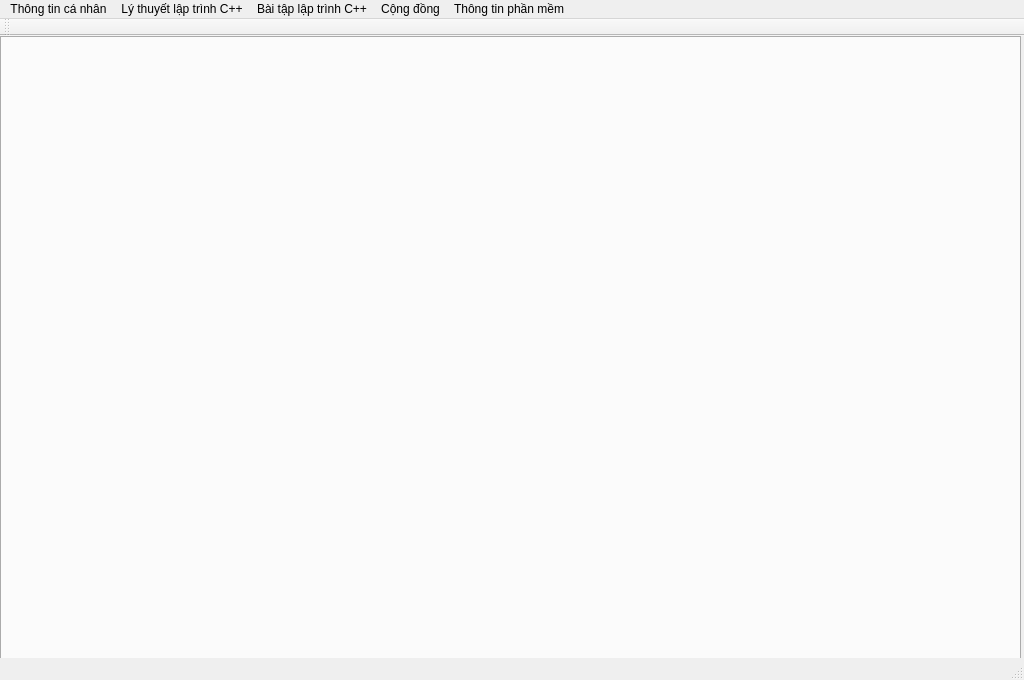
<?xml version="1.0" encoding="UTF-8"?>
<ui version="4.0">
 <class>MainWindow</class>
 <widget class="QMainWindow" name="MainWindow">
  <property name="geometry">
   <rect>
    <x>0</x>
    <y>0</y>
    <width>1024</width>
    <height>680</height>
   </rect>
  </property>
  <property name="windowTitle">
   <string>Phần mềm học lập trình C++</string>
  </property>
  <widget class="QWidget" name="centralWidget">
   <widget class="QTabWidget" name="mainTabWidget">
    <property name="geometry">
     <rect>
      <x>0</x>
      <y>0</y>
      <width>1021</width>
      <height>641</height>
     </rect>
    </property>
    <property name="currentIndex">
     <number>-1</number>
    </property>
    <property name="tabsClosable">
     <bool>true</bool>
    </property>
    <property name="movable">
     <bool>true</bool>
    </property>
   </widget>
  </widget>
  <widget class="QMenuBar" name="menuBar">
   <property name="geometry">
    <rect>
     <x>0</x>
     <y>0</y>
     <width>1024</width>
     <height>21</height>
    </rect>
   </property>
   <widget class="QMenu" name="menuCourse">
    <property name="title">
     <string>Thông tin cá nhân</string>
    </property>
    <addaction name="actionT_ng_nh_b_n"/>
    <addaction name="separator"/>
    <addaction name="actionH_c_B"/>
    <addaction name="actionTHo_t"/>
   </widget>
   <widget class="QMenu" name="menuL_thuy_t_l_p_tr_nh_C">
    <property name="title">
     <string>Lý thuyết lập trình C++</string>
    </property>
    <addaction name="actionB_i_1"/>
    <addaction name="actionB_i_2"/>
    <addaction name="actionB_i_3"/>
    <addaction name="actionB_i_4"/>
    <addaction name="actionB_i_5"/>
    <addaction name="actionB_i_6"/>
    <addaction name="actionB_i_7"/>
    <addaction name="actionB_i_8"/>
    <addaction name="actionB_i_9"/>
    <addaction name="actionB_i_10"/>
   </widget>
   <widget class="QMenu" name="menuB_i_t_p_l_p_tr_nh_C">
    <property name="title">
     <string>Bài tập lập trình C++</string>
    </property>
    <addaction name="actionB_i_11"/>
    <addaction name="actionB_i_12"/>
    <addaction name="actionB_i_13"/>
    <addaction name="actionB_i_14"/>
    <addaction name="actionB_i_15"/>
    <addaction name="actionB_i_16"/>
    <addaction name="actionB_i_17"/>
    <addaction name="actionB_i_18"/>
    <addaction name="actionB_i_19"/>
    <addaction name="actionB_i_20"/>
   </widget>
   <widget class="QMenu" name="menuC_ng_ng">
    <property name="title">
     <string>Cộng đồng</string>
    </property>
    <addaction name="actionTop_10"/>
    <addaction name="actionChat_group"/>
   </widget>
   <widget class="QMenu" name="menuTh_ng_tin_ph_n_m_m">
    <property name="title">
     <string>Thông tin phần mềm</string>
    </property>
    <addaction name="actionT_c_gi"/>
    <addaction name="actionDonate"/>
   </widget>
   <addaction name="menuCourse"/>
   <addaction name="menuL_thuy_t_l_p_tr_nh_C"/>
   <addaction name="menuB_i_t_p_l_p_tr_nh_C"/>
   <addaction name="menuC_ng_ng"/>
   <addaction name="menuTh_ng_tin_ph_n_m_m"/>
  </widget>
  <widget class="QToolBar" name="mainToolBar">
   <attribute name="toolBarArea">
    <enum>TopToolBarArea</enum>
   </attribute>
   <attribute name="toolBarBreak">
    <bool>false</bool>
   </attribute>
  </widget>
  <widget class="QStatusBar" name="statusBar"/>
  <action name="actionT_ng_nh_b_n">
   <property name="text">
    <string>Tường nhà bạn</string>
   </property>
  </action>
  <action name="actionH_c_B">
   <property name="text">
    <string>Học Bạ</string>
   </property>
  </action>
  <action name="actionTHo_t">
   <property name="text">
    <string>Thoát</string>
   </property>
  </action>
  <action name="actionB_i_1">
   <property name="text">
    <string>Bài 1</string>
   </property>
  </action>
  <action name="actionB_i_2">
   <property name="text">
    <string>Bài 2</string>
   </property>
  </action>
  <action name="actionB_i_3">
   <property name="text">
    <string>Bài 3</string>
   </property>
  </action>
  <action name="actionB_i_4">
   <property name="text">
    <string>Bài 4</string>
   </property>
  </action>
  <action name="actionB_i_5">
   <property name="text">
    <string>Bài 5</string>
   </property>
  </action>
  <action name="actionB_i_6">
   <property name="text">
    <string>Bài 6</string>
   </property>
  </action>
  <action name="actionB_i_7">
   <property name="text">
    <string>Bài 7</string>
   </property>
  </action>
  <action name="actionB_i_8">
   <property name="text">
    <string>Bài 8</string>
   </property>
  </action>
  <action name="actionB_i_9">
   <property name="text">
    <string>Bài 9</string>
   </property>
  </action>
  <action name="actionB_i_10">
   <property name="text">
    <string>Bài 10</string>
   </property>
  </action>
  <action name="actionB_i_11">
   <property name="text">
    <string>Bài 1</string>
   </property>
  </action>
  <action name="actionB_i_12">
   <property name="text">
    <string>Bài 2</string>
   </property>
  </action>
  <action name="actionB_i_13">
   <property name="text">
    <string>Bài 3</string>
   </property>
  </action>
  <action name="actionB_i_14">
   <property name="text">
    <string>Bài 4</string>
   </property>
  </action>
  <action name="actionB_i_15">
   <property name="text">
    <string>Bài 5</string>
   </property>
  </action>
  <action name="actionB_i_16">
   <property name="text">
    <string>Bài 6</string>
   </property>
  </action>
  <action name="actionB_i_17">
   <property name="text">
    <string>Bài 7</string>
   </property>
  </action>
  <action name="actionB_i_18">
   <property name="text">
    <string>Bài 8</string>
   </property>
  </action>
  <action name="actionB_i_19">
   <property name="text">
    <string>Bài 9</string>
   </property>
  </action>
  <action name="actionB_i_20">
   <property name="text">
    <string>Bài 10</string>
   </property>
  </action>
  <action name="actionTop_10">
   <property name="text">
    <string>Top 10 </string>
   </property>
  </action>
  <action name="actionChat_group">
   <property name="text">
    <string>Chat group</string>
   </property>
  </action>
  <action name="actionT_c_gi">
   <property name="text">
    <string>Tác giả</string>
   </property>
  </action>
  <action name="actionDonate">
   <property name="text">
    <string>Donate</string>
   </property>
  </action>
 </widget>
 <layoutdefault spacing="6" margin="11"/>
 <resources/>
 <connections/>
</ui>
